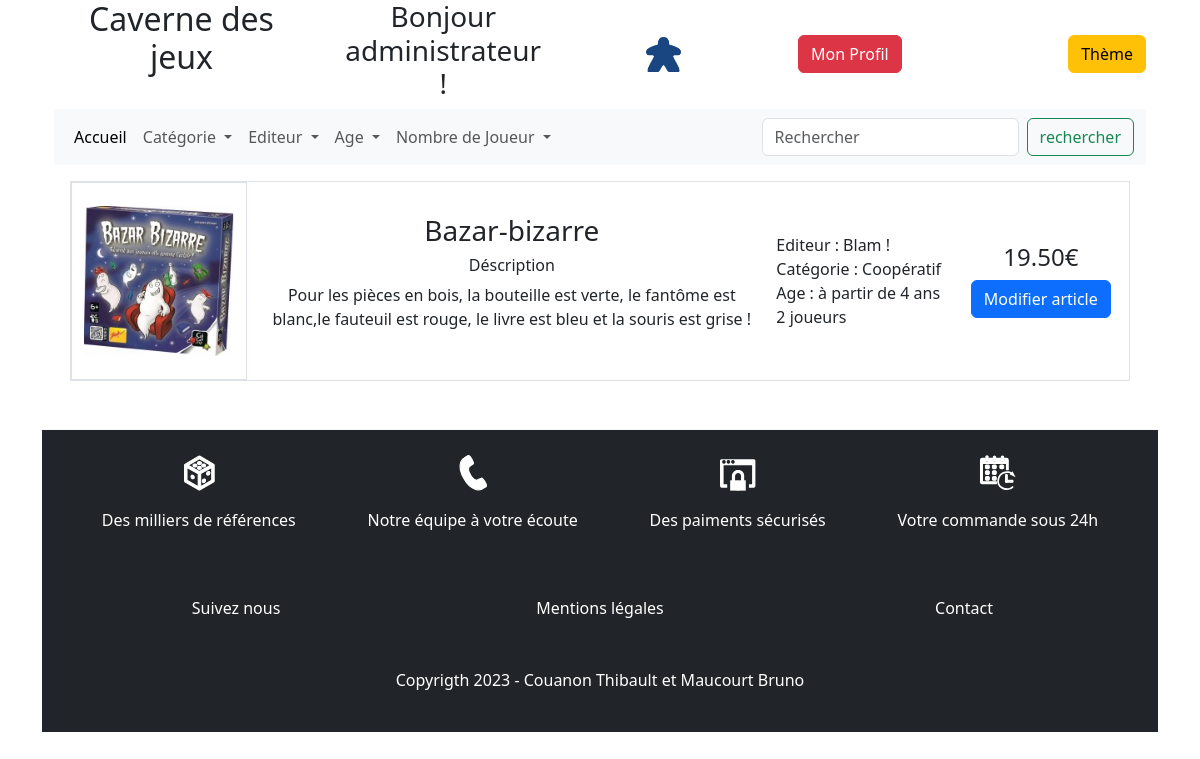
Screenshot of /View/games.php?page=category&id=2 (signed in) with the database file from the repository.
### tables this page shows
CREATE TABLE `user` (
  `id` int(11) NOT NULL,
  `last_name` varchar(50) NOT NULL,
  `first_name` varchar(50) NOT NULL,
  `email` varchar(150) NOT NULL,
  `password` varchar(50) NOT NULL,
  `profil_picture` varchar(100) NOT NULL,
  `account_level_id` int(11) NOT NULL,
  `birthdate` date NOT NULL,
  `registration_date` date NOT NULL,
  `light_dark` tinyint(1) NOT NULL
);

CREATE TABLE `game` (
  `id` int(11) NOT NULL,
  `name` varchar(50) NOT NULL,
  `price` float NOT NULL,
  `game_picture` varchar(100) NOT NULL,
  `category_id` int(11) NOT NULL,
  `editor_id` int(11) NOT NULL,
  `description` text NOT NULL,
  `age_range_id` int(11) NOT NULL,
  `publication_date` date NOT NULL,
  `game_duration` int(11) NOT NULL,
  `player_number_id` int(11) NOT NULL,
  `sold` int(11) NOT NULL
);

CREATE TABLE `editor` (
  `id` int(11) NOT NULL,
  `name` varchar(50) NOT NULL
);

CREATE TABLE `category` (
  `id` int(11) NOT NULL,
  `name` varchar(50) NOT NULL
);

CREATE TABLE `age_range` (
  `id` int(11) NOT NULL,
  `age_range` varchar(50) NOT NULL
);

CREATE TABLE `player_number` (
  `id` int(11) NOT NULL,
  `player_number` varchar(15) NOT NULL
);

### Model/data_user.php (called while the page is built)
<?php
    $query = "SELECT * FROM user WHERE id = ?";
    $stmt = $dbh_readonly->prepare($query);
    $stmt->execute([$_SESSION['user_id']]);
    $user_data = $stmt->fetch(PDO::FETCH_ASSOC);

### Model/data_game.php (called while the page is built)
<?php
    $query = "SELECT * FROM game WHERE 1";
    $stmt = $dbh_readonly->query($query);
    $games = $stmt->fetchAll(PDO::FETCH_ASSOC);
    $query = "SELECT * FROM category WHERE 1";
    $stmt = $dbh_readonly->query($query);
    $categories = $stmt->fetchAll(PDO::FETCH_ASSOC);
    $query = "SELECT * FROM editor WHERE 1";
    $stmt = $dbh_readonly->query($query);
    $editors = $stmt->fetchAll(PDO::FETCH_ASSOC);
    $query = "SELECT * FROM age_range WHERE 1";
    $stmt = $dbh_readonly->query($query);
    $age_ranges = $stmt->fetchAll(PDO::FETCH_ASSOC);
    $query = "SELECT * FROM player_number WHERE 1";
    $stmt = $dbh_readonly->query($query);
    $player_numbers = $stmt->fetchAll(PDO::FETCH_ASSOC);

### View/games.php (the view, shortened to what this page needs)
<?php
    require_once "../Element/header.php";
    $db_table = $_GET['page'];
    $db_table_plus = $_GET['page']."_id";
    $db_table_id = $_GET['id'];
    $query = "SELECT G.* FROM game G INNER JOIN $db_table A ON G.$db_table_plus = A.id WHERE A.id = $db_table_id";
    $stmt = $dbh_readonly->query($query);
    $games = $stmt->fetchAll(PDO::FETCH_ASSOC);
?>
<?php
    foreach ($games as $game) {
        echo '<div class="row row-cols-12 text-center border m-3" style="height:200px">
        <div class="col-2 border d-flex justify-content-center align-items-center">
            <img src=" '.$game['game_picture'].' " class="card-img-top">
        </div>
        <div class="col-6 m-auto">
            <div class="row">
                <h3>'.$game['name'].'</h3>
            </div>
            <div class="row">
                <h6>Déscription</h6>
                <p>'.$game['description'].'</p>
            </div>
        </div>
        <div class="col-2 m-auto">
            <div class="row">
                Editeur : '.$editors[$game['editor_id']-1]['name'].'
            </div>
            <div class="row">
                Catégorie : '.$categories[$game['category_id']-1]['name'].'
            </div>
            <div class="row">
                Age : '.$age_ranges[$game['age_range_id']-1]['age_range'].'
            </div>
            <div class="row">
                '.$player_numbers[$game['player_number_id']-1]['player_number'].'
            </div>
        </div>
        <div class="col-2 m-auto">
            <div class="row">
                <h4>'.number_format($game['price'],2). '€</h4>
            </div>
            <form method="post">
            <input type="hidden" name="product_id" value="'.$game['id'].'">
            <input type="hidden" name="db_table" value="'.$db_table.'">
            <input type="hidden" name="db_table_id" value="'.$db_table_id.'">';
            if(!isset($_SESSION['account_level_id']) || $_SESSION['account_level_id'] == CLIENT_LEVEL){
                echo '<button type="submit" class="btn btn-primary" formAction ="../Controller/add_to_cart.php">Ajouter au panier</button>';
            }else{
                echo '<button type="submit" class="btn btn-primary" formAction ="./edit_game.php?game_id='.$game['id'].' ">Modifier article</button>';
            }
            echo '
        </form>
        </div>
</div>';
    }
?>
<?php
    require_once "../Element/footer.php";
?>

### Element/header.php (shortened to what this page needs)
<?php
    require_once "../Controller/db_connection.php";
    if(!isset($_SESSION['user_id'])){
        $user_is_connected = false;
    }else{
        $user_is_connected = true;
        $query = "SELECT first_name FROM user WHERE id = ?";
        $stmt = $dbh_readonly->prepare($query);
        $stmt->execute([$_SESSION['user_id']]);
        $user = $stmt->fetch(PDO::FETCH_ASSOC);
    }
    require_once "../Model/data_game.php";
?>
<!DOCTYPE html>
<html lang="fr">
<head>
    <link href="https://cdn.jsdelivr.net/npm/bootstrap@5.3.0-alpha1/dist/css/bootstrap.min.css" rel="stylesheet">
    <link rel="stylesheet" href="../Style/style.css">
</head>
<body class="container"
<?PHP require_once "../Controller/theme_connected_user.php"?>
>
    <header class="container">
        <div class="row">
            <div class="col-3 text-center">
                <h2>Caverne des jeux</h2>
            </div>
            <div class="col-5">
                <?php
                    if($user_is_connected){
                        echo '<div class="row m-auto text-center d-flex justify-content-center align-item-center">
                                <div class="col m-auto">
                                    <h3>Bonjour '.$user['first_name'].' !</h3>
                                </div>
                                <div class="col m-auto">
                                    <figure class="m-auto">
                                        <img  style="max-height:35px;" src=" '. $user_data['profil_picture'] . ' " alt="Photo de profil">
                                    </figure>
                                </div>
                              </div>';
                    }
                ?>
            </div>
            <div class="col-4 d-flex justify-content-between m-auto">
                    <?php
                        if($user_is_connected){
                            echo '<a href="../View/profil.php">
                                    <button type="button" class="btn btn-danger">Mon Profil</button>
                                  </a>';
                        }
                        echo '<form action="../Controller/theme_switch.php" method="post">
                                <input type="submit" class="btn btn-warning" value="Thème">
                               </form>';
                    ?>
            </div>
        </div>
        <nav class="navbar navbar-expand-lg bg-body-tertiary">
            <div class="container-fluid">
                <div class="collapse navbar-collapse" id="navbarSupportedContent">
                <ul class="navbar-nav me-auto mb-2 mb-lg-0">
                    <li class="nav-item">
                    <a class="nav-link active" aria-current="page" href="../View/index.php">Accueil</a>
                    </li>
                    <li class="nav-item dropdown">
                    <a class="nav-link dropdown-toggle" href="#" role="button" data-bs-toggle="dropdown" aria-expanded="false">
                        Catégorie
                    </a>
                    </li>
                    <li class="nav-item dropdown">
                    <a class="nav-link dropdown-toggle" href="#" role="button" data-bs-toggle="dropdown" aria-expanded="false">
                        Editeur
                    </a>
                    </li>
                    <li class="nav-item dropdown">
                    <a class="nav-link dropdown-toggle" href="#" role="button" data-bs-toggle="dropdown" aria-expanded="false">
                        Age
                    </a>
                    </li>
                    <li class="nav-item dropdown">
                    <a class="nav-link dropdown-toggle" href="#" role="button" data-bs-toggle="dropdown" aria-expanded="false">
                        Nombre de Joueur
                    </a>
                    </li>
                </ul>
                <form class="d-flex" role="search" method="get" action="../Controller/search.php">
                    <input class="form-control me-2" type="search" placeholder="Rechercher" name="search" aria-label="Search">
                    <button class="btn btn-outline-success" type="submit">rechercher</button>
                </form>
                </div>
            </div>
        </nav>
    </header>
<main class="container">

### rows the page displays
user: first_name "administrateur", profil_picture (placeholder picture)
game: game_picture (picture), name "Bazar-bizarre", description "Pour les pièces en bois, la bouteille est verte, le fantôme est blanc,le fauteuil est rouge, le livre est bleu et la souris est grise !", editor.name "Blam !", category.name "Coopératif", age_range.age_range "à partir de 4 ans", player_number.player_number "2 joueurs", price "19.50"
